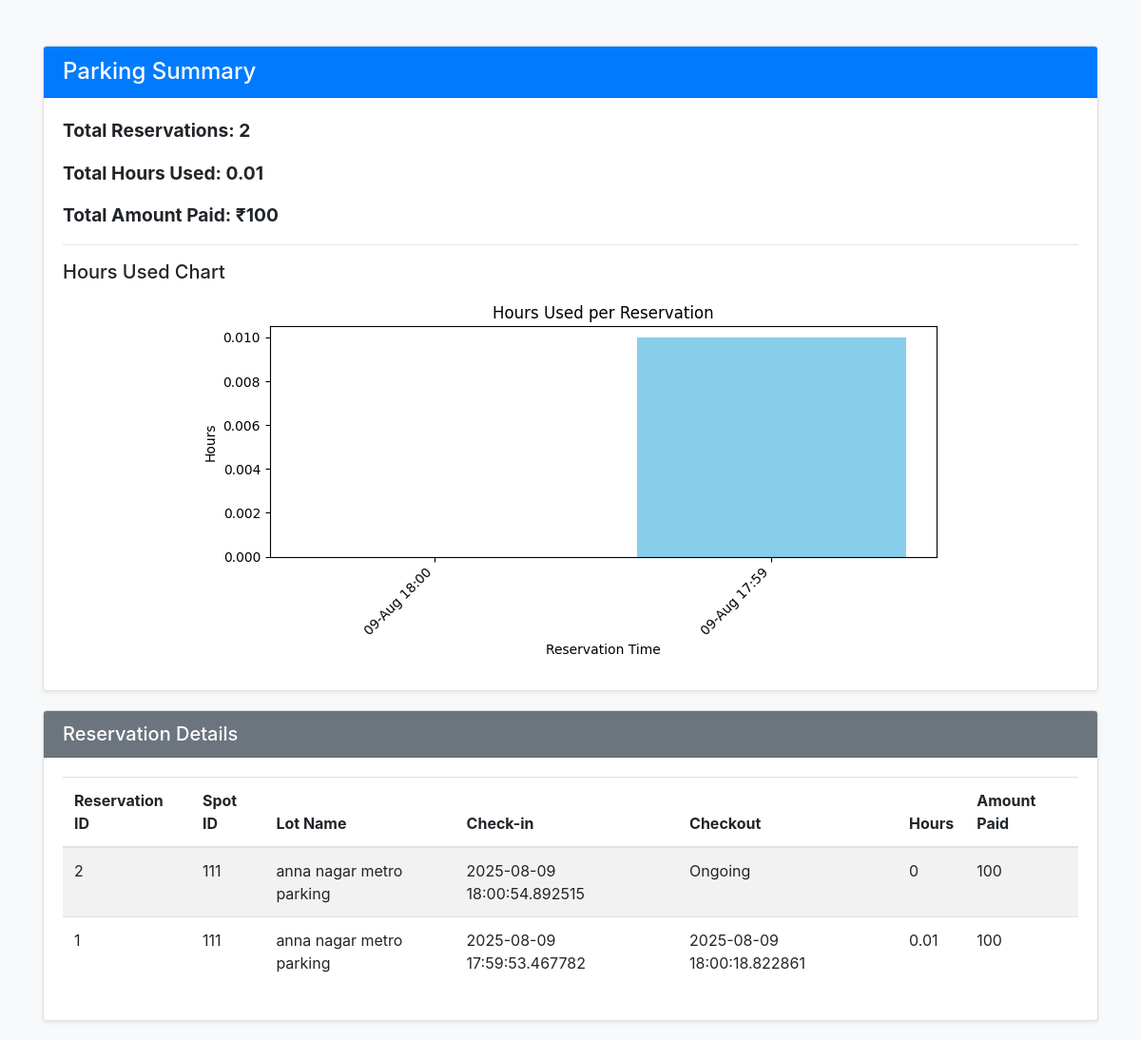
Page /user/summary (signed in) on the committed database.
### models/parking_lots.py (models this page shows)
class ParkingLot(db.Model):
    __tablename__ = 'parking_lots'
    id = db.Column(db.Integer, primary_key=True)
    prime_location_name = db.Column(db.String(200), nullable=False)
    address = db.Column(db.String(200), nullable=False)
    pin_code = db.Column(db.String(20), nullable=False)
    maximum_number_of_spots = db.Column(db.Integer, nullable=False)
    description = db.Column(db.Text)
    status = db.Column(db.String(20), default='active')
    created_at = db.Column(db.DateTime, default=datetime.utcnow)
    parking_spots = db.relationship('ParkingSpot', backref='lot', cascade="all, delete")

### models/Reservation.py (models this page shows)
class Reservation(db.Model):
    __tablename__ = 'reservations'
    id = db.Column(db.Integer, primary_key=True)
    spot_id = db.Column(db.Integer, db.ForeignKey('parking_spots.id'), nullable=False)
    user_id = db.Column(db.Integer, db.ForeignKey('users.id'), nullable=False)
    parking_timestamp = db.Column(db.DateTime, nullable=False)
    leaving_timestamp = db.Column(db.DateTime)
    status = db.Column(db.String(1), default='A')
    created_at = db.Column(db.DateTime, default=datetime.utcnow)
    parking_cost = db.Column(db.Integer, default=10)
    vehicle_number = db.Column(db.String(20), nullable=False)

### app.py (the view)
@app.route('/user/summary')
@login_required
def user_summary():
    if current_user.role != 'user':
        return redirect(url_for('login'))
    user_id = current_user.id
    reservations = Reservation.query.filter_by(user_id=user_id).order_by(Reservation.parking_timestamp.desc()).all()
    total_reservations = len(reservations)
    total_hours = 0
    total_paid = 0
    summary = []
    labels = []
    hours_list = []
    for res in reservations:
        spot = ParkingSpot.query.get(res.spot_id)
        lot = ParkingLot.query.get(spot.lot_id) if spot else None
        hours = 0
        if res.leaving_timestamp:
            delta = res.leaving_timestamp - res.parking_timestamp
            hours = round(delta.total_seconds() / 3600, 2)
            total_hours += hours
            total_paid += int(res.parking_cost)*10 if res.parking_cost else 0
        summary.append({
            'reservation_id': res.id,
            'spot_id': spot.id if spot else None,
            'lot_name': lot.prime_location_name if lot else "Unknown",
            'timestamp': res.parking_timestamp,
            'leaving': res.leaving_timestamp,
            'hours': hours,
            'amount': int(res.parking_cost)*10 if res.parking_cost else 0
        })
        labels.append(res.parking_timestamp.strftime('%d-%b %H:%M'))
        hours_list.append(hours)
    plt.figure(figsize=(8, 4))
    plt.bar(labels, hours_list, color='skyblue')
    plt.xticks(rotation=45, ha='right')
    plt.title("Hours Used per Reservation")
    plt.xlabel("Reservation Time")
    plt.ylabel("Hours")
    plt.tight_layout()
    img = io.BytesIO()
    plt.savefig(img, format='png')
    img.seek(0)
    chart_url = base64.b64encode(img.getvalue()).decode('utf8')
    plt.close()
    return render_template('user_summary.html',
                           summary=summary,
                           total_reservations=total_reservations,
                           total_hours=total_hours,
                           total_paid=total_paid,
                           chart_data=chart_url)

### app.py (called while the page is built)
@login_manager.user_loader
def load_user(user_id):
    return User.query.get(int(user_id))

### templates/user_summary.html (shortened to what this page needs)
<!DOCTYPE html>
<html lang="en">
<head>
    <link rel="stylesheet" href="https://stackpath.bootstrapcdn.com/bootstrap/4.5.0/css/bootstrap.min.css">
</head>
<body class="bg-light">
<div class="container mt-5">
    <div class="card shadow-sm">
        <div class="card-header bg-primary text-white">
            <h4 class="mb-0">Parking Summary</h4>
        </div>
        <div class="card-body">
            <p class="summary-metric">Total Reservations: {{ total_reservations }}</p>
            <p class="summary-metric">Total Hours Used: {{ total_hours }}</p>
            <p class="summary-metric">Total Amount Paid: ₹{{ total_paid }}</p>
            <hr>
            <h5>Hours Used Chart</h5>
            <img class="chart-img" alt="Usage Chart">
        </div>
    </div>
    <div class="card shadow-sm">
        <div class="card-header bg-secondary text-white">
            <h5 class="mb-0">Reservation Details</h5>
        </div>
        <div class="card-body table-wrapper">
            <table class="table table-striped">
                <thead>
                    <tr>
                        <th>Reservation ID</th>
                        <th>Spot ID</th>
                        <th>Lot Name</th>
                        <th>Check-in</th>
                        <th>Checkout</th>
                        <th>Hours</th>
                        <th>Amount Paid</th>
                    </tr>
                </thead>
                <tbody>
                    {% for row in summary %}
                    <tr>
                        <td>{{ row.reservation_id }}</td>
                        <td>{{ row.spot_id }}</td>
                        <td>{{ row.lot_name }}</td>
                        <td>{{ row.timestamp }}</td>
                        <td>{{ row.leaving if row.leaving else 'Ongoing' }}</td>
                        <td>{{ row.hours }}</td>
                        <td>{{ row.amount }}</td>
                    </tr>
                    {% endfor %}
                </tbody>
            </table>
        </div>
    </div>
</div>
</body>
</html>

### templates/user_summary.html (style rules this page uses)
.card { margin-bottom: 20px; }
.summary-metric { font-size: 1.2rem; font-weight: bold; }
.table-wrapper { max-height: 400px; overflow-y: auto; }
.chart-img { width: 100%; max-height: 400px; object-fit: contain; }

### rows in the picture
ParkingLot: reservation_id "2", spot_id "111", lot_name "anna nagar metro parking", timestamp "2025-08-09 18:00:54.892515", leaving "Ongoing", hours "0", amount "100", reservation_id "1", timestamp "2025-08-09 17:59:53.467782", leaving_timestamp "2025-08-09 18:00:18.822861", hours "0.01"

### other values in the picture
{{ total_reservations }} "2"
{{ total_hours }} "0.01"
{{ total_paid }} "100"
